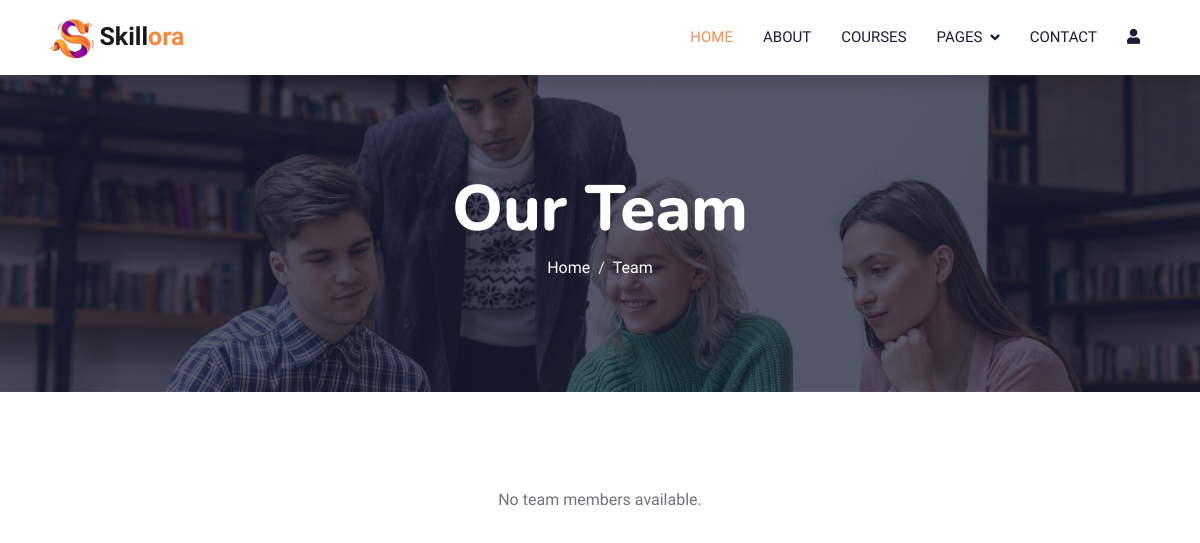
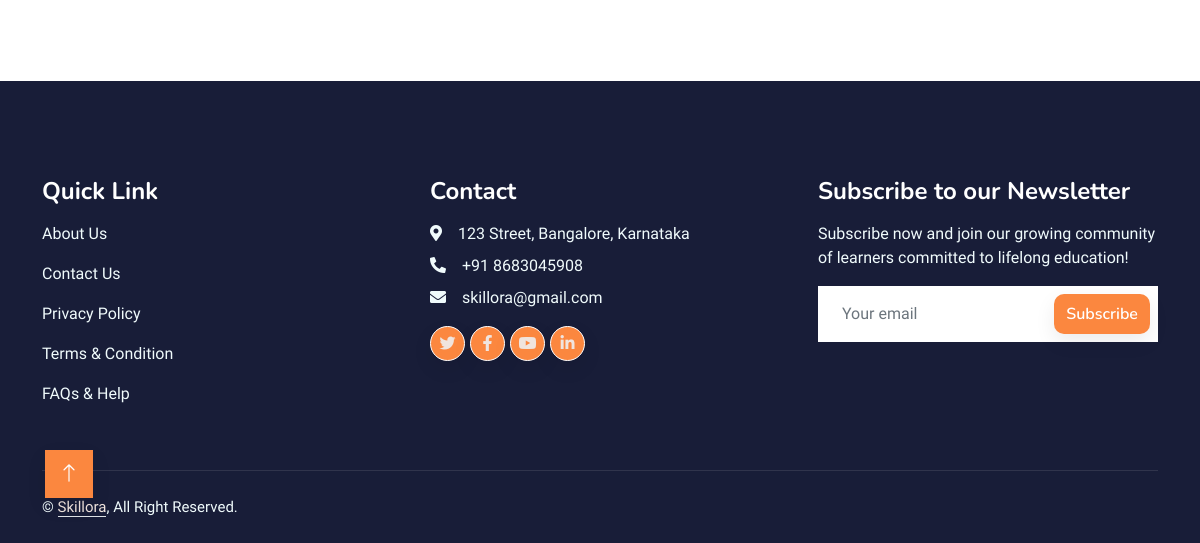
Before: /team/ with the older database file (2 pictures, top to bottom).
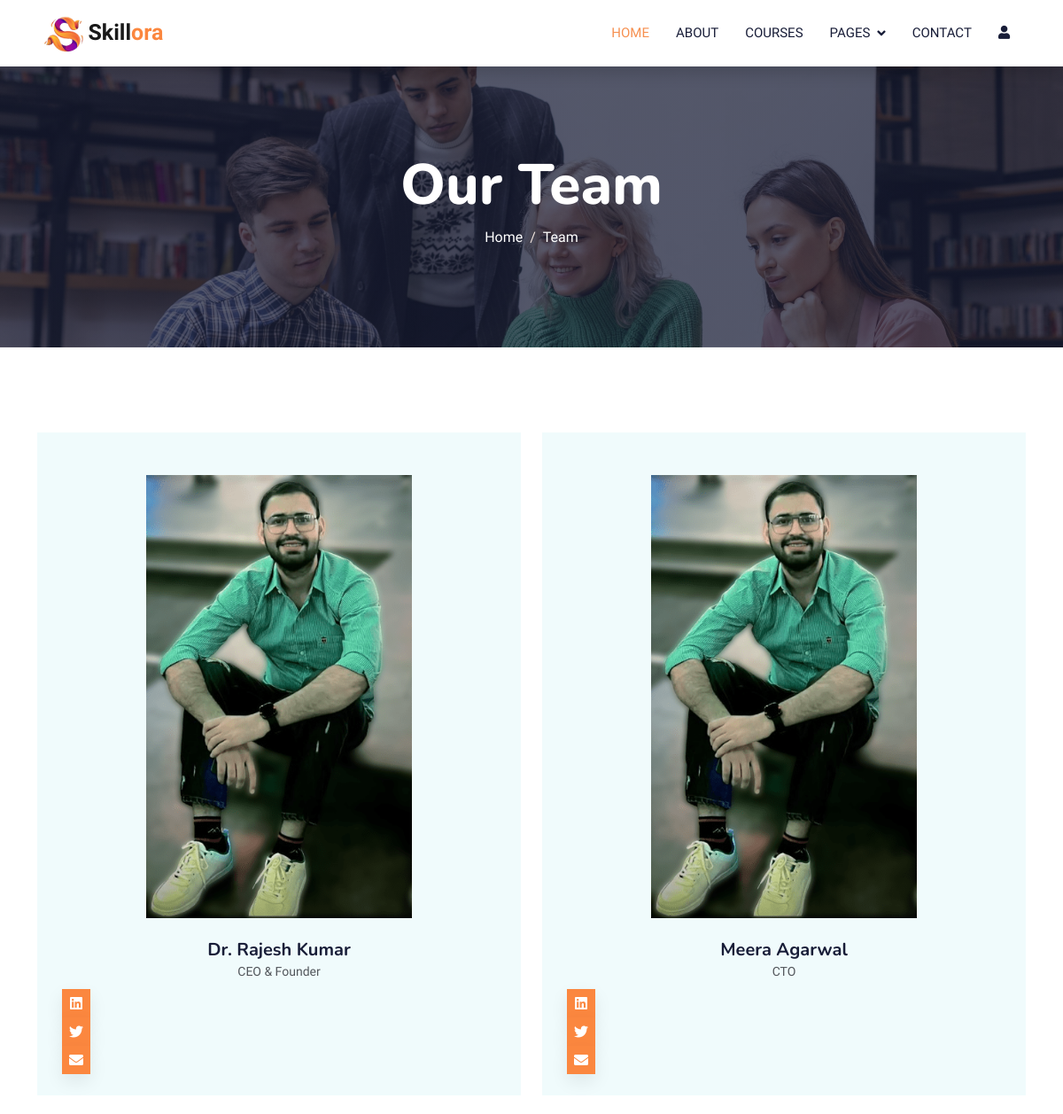
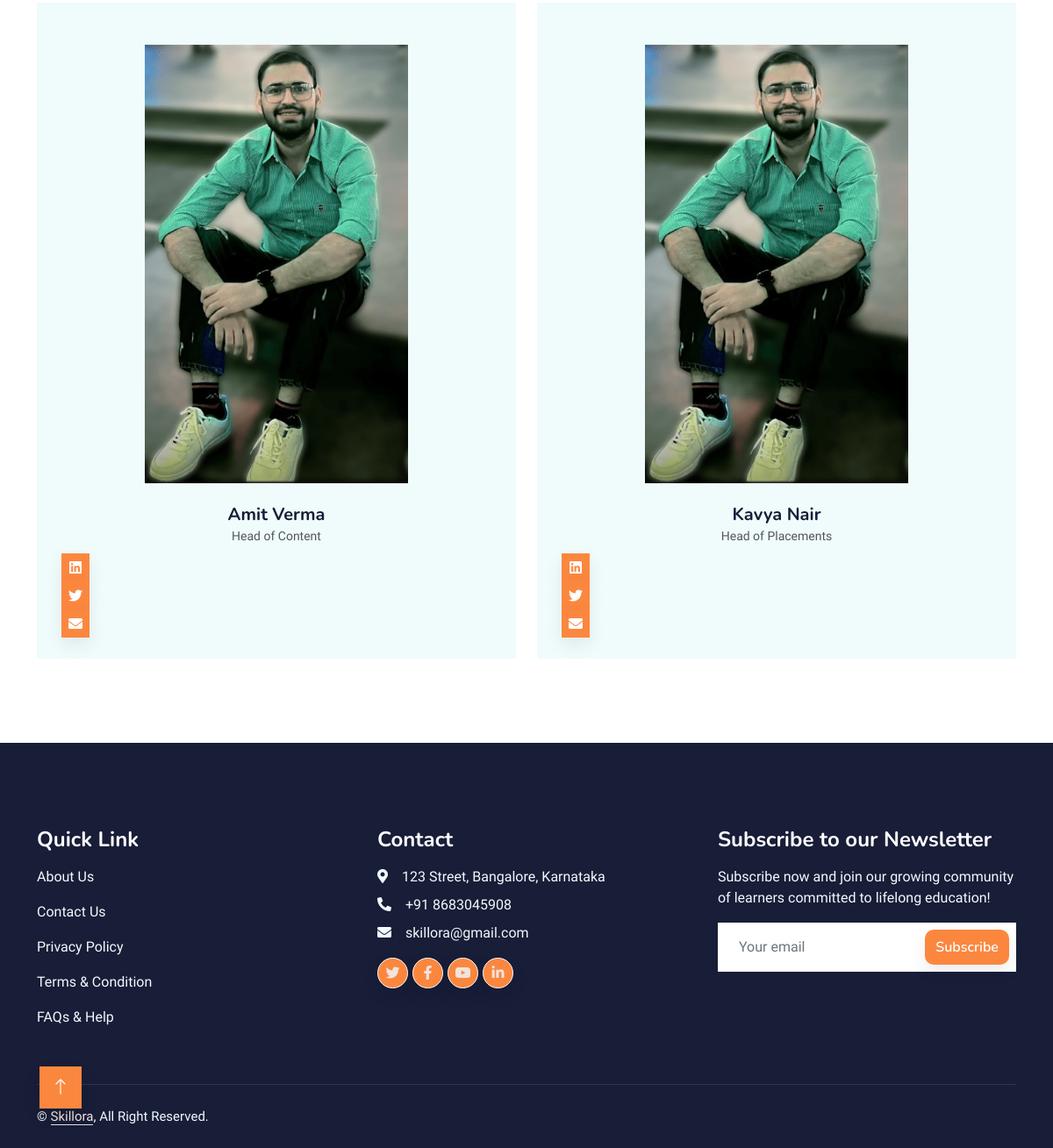
After: the same page with the newer database file (2 pictures, top to bottom).
### skillora_app/models.py (models this page shows, shortened)
class TeamMember(models.Model):
    name = models.CharField(max_length=100)
    position = models.CharField(max_length=100)
    bio = models.TextField()
    image = models.ImageField(upload_to='team/', null=True, blank=True)
    email = models.EmailField()
    linkedin = models.URLField(blank=True)
    twitter = models.URLField(blank=True)

### skillora_app/views.py (the view)
# urls.py: path('team/', views.team, name='team'),
def team(request):
    team_members = TeamMember.objects.all()
    context = {
        'team_members': team_members,
    }
    return render(request, 'team.html', context)

### templates/team.html (shortened to what the changed rows need)
{% load static %}
<!DOCTYPE html>
<html lang="en">
<head>
    <link href="https://cdnjs.cloudflare.com/ajax/libs/font-awesome/5.10.0/css/all.min.css" rel="stylesheet">
    <link href="https://cdn.jsdelivr.net/npm/bootstrap-icons@1.4.1/font/bootstrap-icons.css" rel="stylesheet">
    <link href="{% static 'lib/animate/animate.min.css' %}" rel="stylesheet">
    <link href="{% static 'lib/owlcarousel/assets/owl.carousel.min.css' %}" rel="stylesheet">
    <link href="{% static 'css/bootstrap.min.css' %}" rel="stylesheet">
    <link href="{% static 'css/style.css' %}" rel="stylesheet">
</head>
<body>
    <div class="container-fluid bg-primary py-5 mb-5 page-header">
        <div class="container py-5">
            <div class="row justify-content-center">
                <div class="col-lg-10 text-center">
                    <h1 class="display-3 text-white animated slideInDown">Our Team</h1>
                </div>
            </div>
        </div>
    </div>
    <div class="container-xxl py-5">
        <div class="container">
            <div class="row g-4">
                {% if team_members %}
                    {% for member in team_members %}
                    <div class="col-lg-6 col-md-6 wow fadeInUp" data-wow-delay="0.1s">
                        <div class="team-item bg-light">
                            <div class="overflow-hidden text-center pt-5">
                                {% if member.image %}
                                    <img class="img-fluid" src="{{ member.image.url }}" alt="{{ member.name }}" style="height: 500px; width: 300px; object-fit: cover;">
                                {% else %}
                                    <img class="img-fluid" src="{% static 'img/team/team-1.png' %}" alt="{{ member.name }}" style="height: 500px; width: 300px; object-fit: cover;">
                                {% endif %}
                            </div>
                            <div class="text-center p-4">
                                <h5 class="mb-0">{{ member.name }}</h5>
                                <small>{{ member.position }}</small>
                                <div class="mt-2">
                                    {% if member.linkedin %}
                                        <a target="_blank" class="btn btn-sm-square btn-primary mx-1" href="{{ member.linkedin }}"><i class="fab fa-linkedin"></i></a>
                                    {% endif %}
                                    {% if member.twitter %}
                                        <a target="_blank" class="btn btn-sm-square btn-primary mx-1" href="{{ member.twitter }}"><i class="fab fa-twitter"></i></a>
                                    {% endif %}
                                    <a target="_blank" class="btn btn-sm-square btn-primary mx-1" href="mailto:{{ member.email }}"><i class="fa fa-envelope"></i></a>
                                </div>
                            </div>
                        </div>
                    </div>
                    {% endfor %}
                {% else %}
                    <div class="col-12 text-center">
                        <p class="text-muted">No team members available.</p>
                    </div>
                {% endif %}
            </div>
        </div>
    </div>
</body>
</html>

Changed rows visible on the page:
added TeamMember: name "Dr. Rajesh Kumar", position "CEO & Founder"
added TeamMember: name "Meera Agarwal", position "CTO"
added TeamMember: name "Amit Verma", position "Head of Content"
added TeamMember: name "Kavya Nair", position "Head of Placements"
Other visible differences:
text no longer shown: "No team members available."
